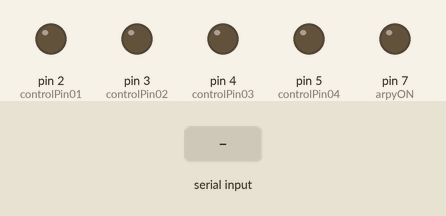
Simulated run of this sketch. Board: Arduino Uno, built with avr-gcc and run on an emulated ATmega328P. On the bench: output pins drawn as LEDs (lit = HIGH). Inputs (shaded band) come from the test bench. What the sketch prints to the serial monitor is not drawn.

Above: at 0.6 s.
At 4.2 s:
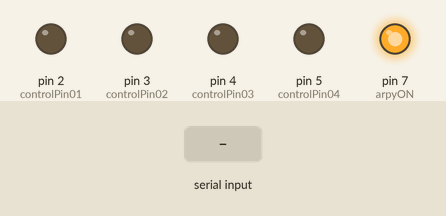
4.3 s: "90,45,200\n" received over Serial
6.8 s: "90,45\n" received over Serial
9.3 s: "5\n" received over Serial
Timing chart, 0 to 12.3 s (numbered marks = the images above; inputs shaded):
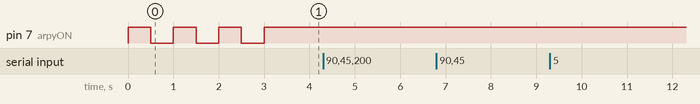

The sketch:

arcontrol.ino
```cpp
// TODO Add time control to the arduino, if time exceeds the restriction turn off laser until x number of seconds,
// DONE 30min break

// FIXME better to have two arduinos together, one controls laser, the other one controls communications
// TODO create a new fuction that groups everythin, code too long that does the same thing multiple times

/**
 * Variables for laser waveform
 */

struct receivedData
{
    String name;
    bool trigger;
};

struct triggerData
{
    bool triggerON;
    bool triggerOFF;
};

struct Clock
{
    float millis;
    bool clockstate;
};

/**
 * variables to received from python
 */
String incomingData;
char receivedChars[] = "OneLaser-0,TwoLaser-0,ThreeLaser-0,FourLaser-0"; // test variable

char laserText[32] = {0}; // general variable

/**
 * all variables to indicate laser
 */
char pythonStr01[32] = {0};
char pythonStr02[32] = {0};
char pythonStr03[32] = {0};
char pythonStr04[32] = {0};

int controlPin01 = 2;
int controlPin02 = 3;
int controlPin03 = 4;
int controlPin04 = 5;
int arpyON = 7;

String mystring(laserText);

String one = String("OneLaser");
String two = String("TwoLaser");
String three = String("ThreeLaser");
String four = String("FourLaser");

receivedData pythonData01 = {mystring, false};
receivedData pythonData02 = {mystring, false};
receivedData pythonData03 = {mystring, false};
receivedData pythonData04 = {mystring, false};

receivedData pythonDatapre01 = {mystring, false};
receivedData pythonDatapre02 = {mystring, false};
receivedData pythonDatapre03 = {mystring, false};
receivedData pythonDatapre04 = {mystring, false};

bool pythonTrigger01 = false;
bool pythonTrigger02 = false;
bool pythonTrigger03 = false;
bool pythonTrigger04 = false;

// triggerData pythonTrigger01 = {false, false};
// triggerData pythonTrigger02 = {false, false};
// triggerData pythonTrigger03 = {false, false};
// triggerData pythonTrigger04 = {false, false};

// CLOCKS FOR DYNAMIC SQUARE WAVEFORM

unsigned long plaserMillis = 0;   // millis() returns an unsigned long.
float slaserMillis = 0.0;         // seconds
unsigned long intervalSquare = 1; // 1 sec waveform

Clock ClockTrigger01 = {slaserMillis, false};
Clock ClockTrigger02 = {slaserMillis, false};
Clock ClockTrigger03 = {slaserMillis, false};
Clock ClockTrigger04 = {slaserMillis, false};

void setup()
{
    Serial.begin(9600);
    Serial.println("<Arduino is ready>");
    laserSetUp(); // set up laser
    pythonData01 = {one, false};
    pythonData02 = {two, false};
    pythonData03 = {three, false};
    pythonData04 = {four, false};
    for (int i = 0; i < 3; i++)
    {
        digitalWrite(arpyON, true);
        delay(500);
        digitalWrite(arpyON, false);
        delay(500);
    }

    digitalWrite(controlPin01, false);
    digitalWrite(controlPin02, false);
    digitalWrite(controlPin03, false);
    digitalWrite(controlPin04, false);
    // showParsedData();;
}

void loop()
{
    digitalWrite(arpyON, true);

    if (Serial.available())
    {
        // read the incoming byte:
        incomingData = Serial.readString();
        Serial.println(incomingData);
        char incomingString[50];
        incomingData.toCharArray(incomingString, 50);

        char *strtokIndx; // this is used by strtok() as an index

        strtokIndx = strtok(incomingString, ","); // get the first part - the string
        strcpy(pythonStr01, strtokIndx);          // copy it to laserName
        strtokIndx = strtok(NULL, ",");           // this continues where the previous call left off
        strcpy(pythonStr02, strtokIndx);          // copy it to laserName
        strtokIndx = strtok(NULL, ",");           // get the first part - the string
        strcpy(pythonStr03, strtokIndx);          // copy it to laserName
        strtokIndx = strtok(NULL, ",");           // this continues where the previous call left off
        strcpy(pythonStr04, strtokIndx);          // copy it to laserName

        // add only update if laser state changes!!!!!!!!!!!!!!!!!!
        pythonDatapre01 = parseLaser(pythonStr01); // individual
        pythonDatapre02 = parseLaser(pythonStr02); // individual
        pythonDatapre03 = parseLaser(pythonStr03); // individual
        pythonDatapre04 = parseLaser(pythonStr04); // individual
        return;
    }

    // LASER 01
    if (pythonDatapre01.trigger != pythonData01.trigger)
    {
        pythonData01 = pythonDatapre01;
        ClockTrigger01 = updateVals(true);
    }

    // LASER 02
    if (pythonDatapre02.trigger != pythonData02.trigger)
    {
        pythonData02 = pythonDatapre02;
        ClockTrigger02 = updateVals(true);
    }

    // LASER 03
    if (pythonDatapre03.trigger != pythonData03.trigger)
    {
        pythonData03 = pythonDatapre03;
        ClockTrigger03 = updateVals(true);
    }
    // LASER 04
    if (pythonDatapre04.trigger != pythonData04.trigger)
    {
        pythonData04 = pythonDatapre04;
        ClockTrigger04 = updateVals(true);
    }

    if (ClockTrigger01.clockstate == true)
    {
        unsigned long current01 = millis();
        ClockTrigger01 = timer(current01, ClockTrigger01.millis, ClockTrigger01.clockstate, intervalSquare);
        digitalWrite(controlPin01, true);
    }

    else if (ClockTrigger01.clockstate == false)
    {
        digitalWrite(controlPin01, false);
    }

    if (ClockTrigger02.clockstate == true)
    {
        unsigned long current02 = millis();
        ClockTrigger02 = timer(current02, ClockTrigger02.millis, ClockTrigger02.clockstate, intervalSquare);
        digitalWrite(controlPin02, true);
    }
    else if (ClockTrigger02.clockstate == false)
    {
        digitalWrite(controlPin02, false);
    }

    if (ClockTrigger03.clockstate == true)
    {
        unsigned long current03 = millis();
        ClockTrigger03 = timer(current03, ClockTrigger03.millis, ClockTrigger03.clockstate, intervalSquare);
        digitalWrite(controlPin03, true);
    }
    else if (ClockTrigger03.clockstate == false)
    {
        digitalWrite(controlPin03, false);
    }

    if (ClockTrigger04.clockstate == true)
    {
        unsigned long current04 = millis();
        ClockTrigger04 = timer(current04, ClockTrigger04.millis, ClockTrigger04.clockstate, intervalSquare);
        digitalWrite(controlPin04, true);
    }
    else if (ClockTrigger04.clockstate == false)
    {
        digitalWrite(controlPin04, false);
    }
}

void laserSetUp()
{

    pinMode(controlPin01, OUTPUT);
    pinMode(controlPin02, OUTPUT);
    pinMode(controlPin03, OUTPUT);
    pinMode(controlPin04, OUTPUT);
    pinMode(arpyON, OUTPUT);
}

struct receivedData parseLaser(char *receivedLaser)
{
    char *strtokIndx2; // this is used by strtok() as an index

    strtokIndx2 = strtok(receivedLaser, "-"); // get the first part - the string
    strcpy(laserText, strtokIndx2);           // copy it to laserText

    strtokIndx2 = strtok(NULL, "-");    // this continues where the previous call left off
    int laserState = atoi(strtokIndx2); // convert this part to an integer

    String mystring(laserText);
    return {laserText, laserState};
}

struct Clock timer(unsigned long currentMillis, float previousMillis, bool StateClock, float ClockInterval)
{
    if ((float)((currentMillis / 1000) - previousMillis) >= ClockInterval)
    {
        StateClock = false; // "toggles" the state
        float new_time = (float)(millis() / 1000);
        return {new_time, StateClock};
    }
    return {previousMillis, StateClock};
}

struct Clock updateVals(bool StateUpdate)
{
    if (StateUpdate == true)
    {
        float new_time = float(millis() / 1000);
        return {new_time, true};
    }
}
```

Measured:
- after the input at 4.3 s, every drawn part: stays the same
- after the input at 6.8 s, every drawn part: stays the same
- after the input at 9.3 s, every drawn part: stays the same
- by itself, pin 7 (arpyON): alternates HIGH for 0.50 s and LOW for 0.50 s, 6 changes in all, then stays HIGH
